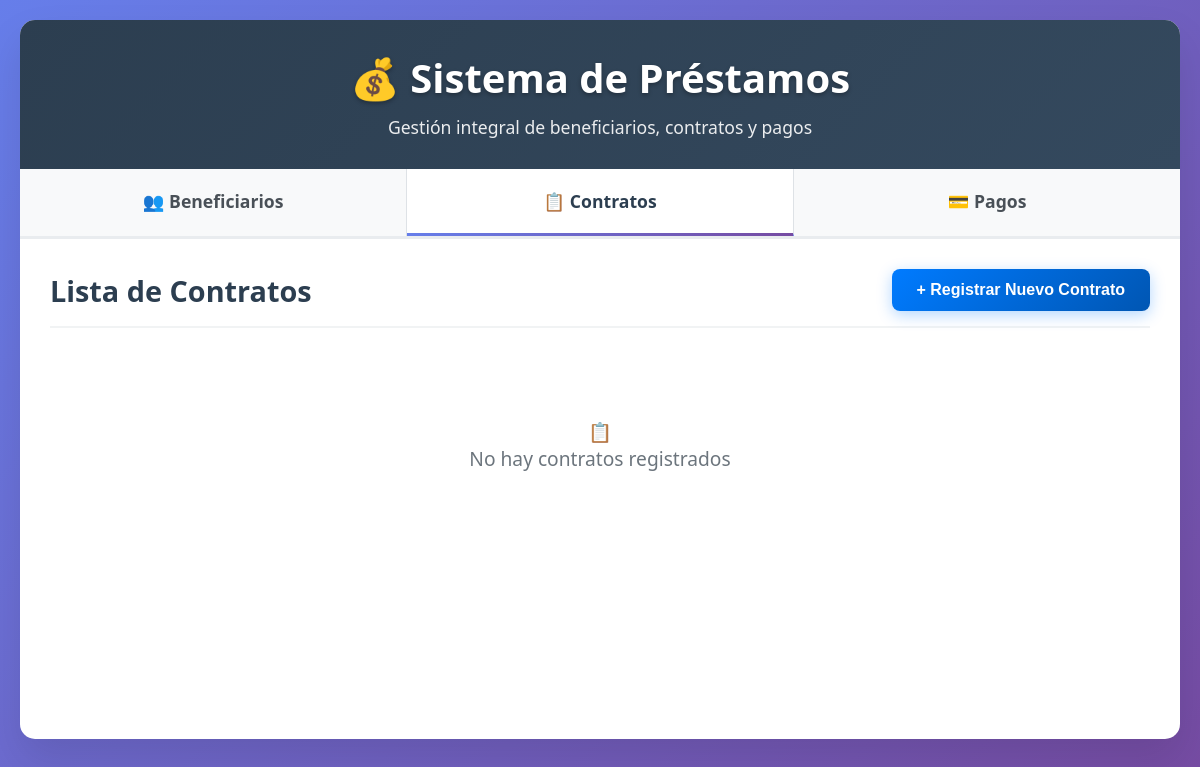
/?seccion=contratos, run on an earlier commit of the app's database.
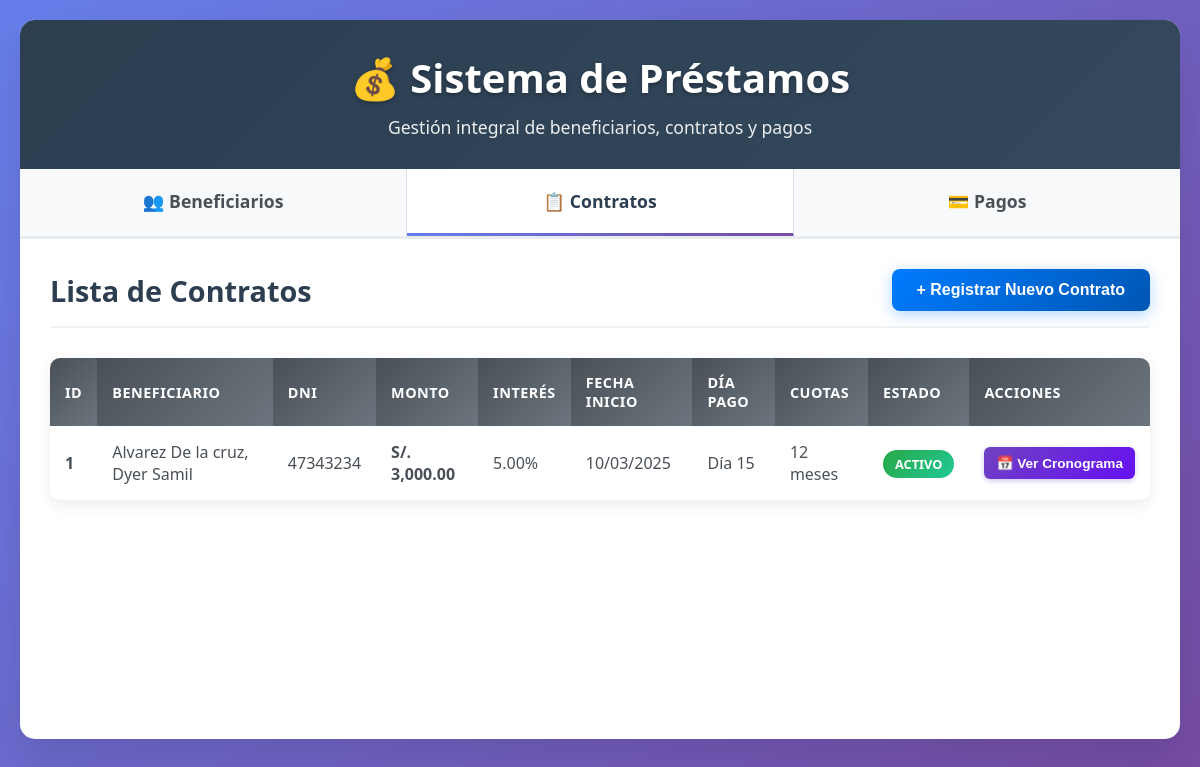
And on a later commit of the database.
### tables this page shows
CREATE TABLE contratos
(
	idcontrato 		INT AUTO_INCREMENT PRIMARY KEY,
    idbeneficiario  INT 			NOT NULL,
    monto 			DECIMAL(7,2)  	NOT NULL,
    interes 		DECIMAL(5,2)  	NOT NULL,
    fechainicio 	DATE 			NOT NULL,
    diapago 		TINYINT 		NOT NULL,
    numcuotas 		TINYINT 		NOT NULL COMMENT 'Expresado en meses',
    estado 			ENUM('ACT','FIN') NOT NULL DEFAULT 'ACT' COMMENT 'ACT = Activo, FIN = Finalizo',
    creado 			DATETIME 			NOT NULL DEFAULT NOW(),
    modificado 		DATETIME 			NULL,
    CONSTRAINT fk_idbeneficiario_con FOREIGN KEY (idbeneficiario) REFERENCES beneficiarios (idbeneficiario)
);

CREATE TABLE beneficiarios
(
	idbeneficiario	INT AUTO_INCREMENT PRIMARY KEY,
    apellidos		VARCHAR(50) 		NOT NULL,
    nombres 		VARCHAR(50) 		NOT NULL,
    dni 			CHAR(8) 			NOT NULL,
    telefono 		CHAR(9) 			NOT NULL,
    direccion 		VARCHAR(90) 		NULL,
    creado 			DATETIME 			NOT NULL DEFAULT NOW(),
    modificado 		DATETIME 			NULL,
    CONSTRAINT uk_dni_be UNIQUE (dni)
);

### app/models/Conexion.php (called while the page is built, shortened)
<?php
class Conexion {
    private $host = 'localhost';
    private $dbname = 'prestamos';
    private $username = 'root';
    private $password = '';
    private $pdo;
    public function __construct() {
        try {
            $this->pdo = new PDO(
                "mysql:host={$this->host};dbname={$this->dbname};charset=utf8",
                $this->username,
                $this->password
            );
            $this->pdo->setAttribute(PDO::ATTR_ERRMODE, PDO::ERRMODE_EXCEPTION);
            $this->pdo->setAttribute(PDO::ATTR_DEFAULT_FETCH_MODE, PDO::FETCH_ASSOC);
        } catch(PDOException $e) {
            die("Error de conexión: " . $e->getMessage());
        }
    }
    public function getConnection() {
        return $this->pdo;
    }
}
?>

### app/models/Contrato.php (called while the page is built, shortened)
<?php
require_once 'Conexion.php';
class Contrato {
    private $pdo;
    public function __construct() {
        $conexion = new Conexion();
        $this->pdo = $conexion->getConnection();
    }
    public function obtenerTodos() {
        try {
            $stmt = $this->pdo->prepare("
                SELECT c.*,
                       CONCAT(b.apellidos, ', ', b.nombres) as beneficiario_nombre,
                       b.dni as beneficiario_dni
                FROM contratos c
                INNER JOIN beneficiarios b ON c.idbeneficiario = b.idbeneficiario
                ORDER BY c.fechainicio DESC
            ");
            $stmt->execute();
            return $stmt->fetchAll();
        } catch(PDOException $e) {
            throw new Exception("Error al obtener contratos: " . $e->getMessage());
        }
    }
}
?>

### app/models/Beneficiario.php (called while the page is built, shortened)
<?php
require_once 'Conexion.php';
class Beneficiario {
    public function __construct() {
        $conexion = new Conexion();
    }
}
?>

### app/controllers/contrato.controller.php (called while the page is built, shortened)
<?php
require_once 'app/models/Contrato.php';
require_once 'app/models/Beneficiario.php';
class ContratoController {
    private $contratoModel;
    public function __construct() {
        $this->contratoModel = new Contrato();
    }
    public function obtenerTodosParaVista() {
        try {
            $contratos = $this->contratoModel->obtenerTodos();
            return ['exito' => true, 'datos' => $contratos];
        } catch(Exception $e) {
            throw new Exception("Error al obtener contratos: " . $e->getMessage());
        }
    }
}
?>

### public/views/Contrato/registraryListar.php (the view, shortened to what this page needs)
<?php
require_once 'app/controllers/contrato.controller.php';
try {
    $controller = new ContratoController();
    $respuesta = $controller->obtenerTodosParaVista();
    $contratos = $respuesta['datos'] ?? [];
} catch (Exception $e) {
    $mensaje_error = $e->getMessage();
    $contratos = [];
}
?>
<link rel="stylesheet" href="public/css/contrato.css">
<div class="section-header">
    <h2 class="section-title">Lista de Contratos</h2>
    <button class="btn-registrar" onclick="abrirModal()">+ Registrar Nuevo Contrato</button>
</div>
<?php if (count($contratos) > 0): ?>
    <table class="data-table">
        <thead>
            <tr>
                <th>ID</th>
                <th>Beneficiario</th>
                <th>DNI</th>
                <th>Monto</th>
                <th>Interés</th>
                <th>Fecha Inicio</th>
                <th>Día Pago</th>
                <th>Cuotas</th>
                <th>Estado</th>
                <th>Acciones</th>
            </tr>
        </thead>
        <tbody>
            <?php foreach ($contratos as $contrato): ?>
                <tr>
                    <td><strong><?php echo $contrato['idcontrato']; ?></strong></td>
                    <td><?php echo $contrato['beneficiario_nombre']; ?></td>
                    <td><?php echo $contrato['beneficiario_dni']; ?></td>
                    <td class="currency">S/. <?php echo number_format($contrato['monto'], 2); ?></td>
                    <td><?php echo number_format($contrato['interes'], 2); ?>%</td>
                    <td><?php echo date('d/m/Y', strtotime($contrato['fechainicio'])); ?></td>
                    <td>Día <?php echo $contrato['diapago']; ?></td>
                    <td><?php echo $contrato['numcuotas']; ?> meses</td>
                    <td>
                        <?php if ($contrato['estado'] === 'ACT'): ?>
                            <span class="badge badge-active">Activo</span>
                        <?php else: ?>
                            <span class="badge badge-finished">Finalizado</span>
                        <?php endif; ?>
                    </td>
                    <td class="actions">
                        <button type="button" class="btn-action" onclick="verCronograma(<?php echo $contrato['idcontrato']; ?>)">
                            📅 Ver Cronograma
                        </button>
                    </td>
                </tr>
            <?php endforeach; ?>
        </tbody>
    </table>
<?php else: ?>
    <div class="no-data">
        <div>📋</div>
        <p>No hay contratos registrados</p>
    </div>
<?php endif; ?>

What changed in the data, as far as the page shows it:
added contratos: idcontrato "1", beneficiario_nombre "Alvarez De la cruz, Dyer Samil", idbeneficiario.dni "47343234", monto "3,000.00", interes "5.00", fechainicio "10/03/2025", diapago "15", numcuotas "12", estado "ACTIVO"
Also different on the page:
text no longer shown: "📋 No hay contratos registrados"
text now shown: "ID BENEFICIARIO DNI MONTO INTERÉS FECHA INICIO DÍA PAGO CUOTAS ESTADO ACCIONES"
